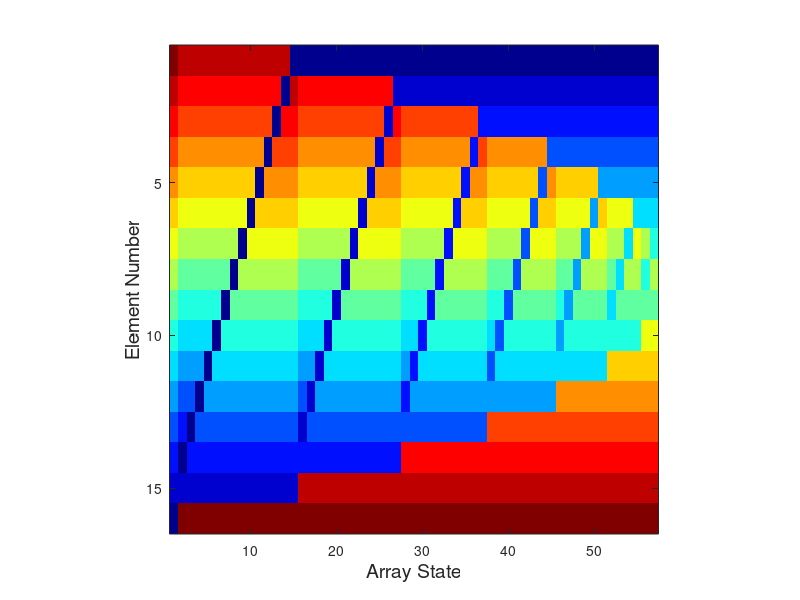

The MATLAB source for this figure:
%%%%%%%%%%%%%%%%%%%%%%%%%%%%%%%%%%%%%%%%%%%%%%%%%%%%%%%%%%%%%%%%%%%%%%%%%%%%
% Title:    Cocktail shaker Sort Algorithm Visualisation for Reversed Arrays
%%%%%%%%%%%%%%%%%%%%%%%%%%%%%%%%%%%%%%%%%%%%%%%%%%%%%%%%%%%%%%%%%%%%%%%%%%%%
clear all;
close all;
clc;
N = 16;     % Length of array to be sorted
V = N:-1:1; % Generate an array containing integers from N down to 1

changeNumber                 = 1;
arrayState(1:N,changeNumber) = V;
changeNumber                 = changeNumber + 1;

isSorted = false;
start = 0;
endIndex = N - 1;

disp(['Array to be sorted: ' num2str(V)]);

while ~isSorted

    %Forward
    isSorted = false;
    % increases `start` because the elements before `start` are in correct order
    start = start + 1;
    for currentPos = start:endIndex
        if V(currentPos) > V(currentPos + 1)
            [V(currentPos+1), V(currentPos)] = deal(V(currentPos), V(currentPos+1)); %Use deal to copy the contents of a 2-element cell array into two separate output variables.
            isSorted = true;
        end
    end
    if ~isSorted
        break;
    end
    
    %Backward
    isSorted = false;
    % decreases `endIndex` because the elements after `endIndex` are in correct order
    endIndex = endIndex - 1;
    for currentPos = endIndex:-1:start
        if V(currentPos) > V(currentPos + 1)
            [V(currentPos+1), V(currentPos)] = deal(V(currentPos), V(currentPos+1)); 
            isSorted = true;
            arrayState(1:N,changeNumber) = V;
            changeNumber     = changeNumber + 1;
        end
    end
    isSorted = false;
end

disp(['Array sorted: ' num2str(V)]);


figure;
imagesc(arrayState);
axis square;
colormap jet;
ylabel('Element Number','FontSize',14);
xlabel('Array State','FontSize',14);
% Store High-resolution Image Suitable for use in Reports
print -f1 -r300 -dbmp cocktailSortVisualisation.bmp